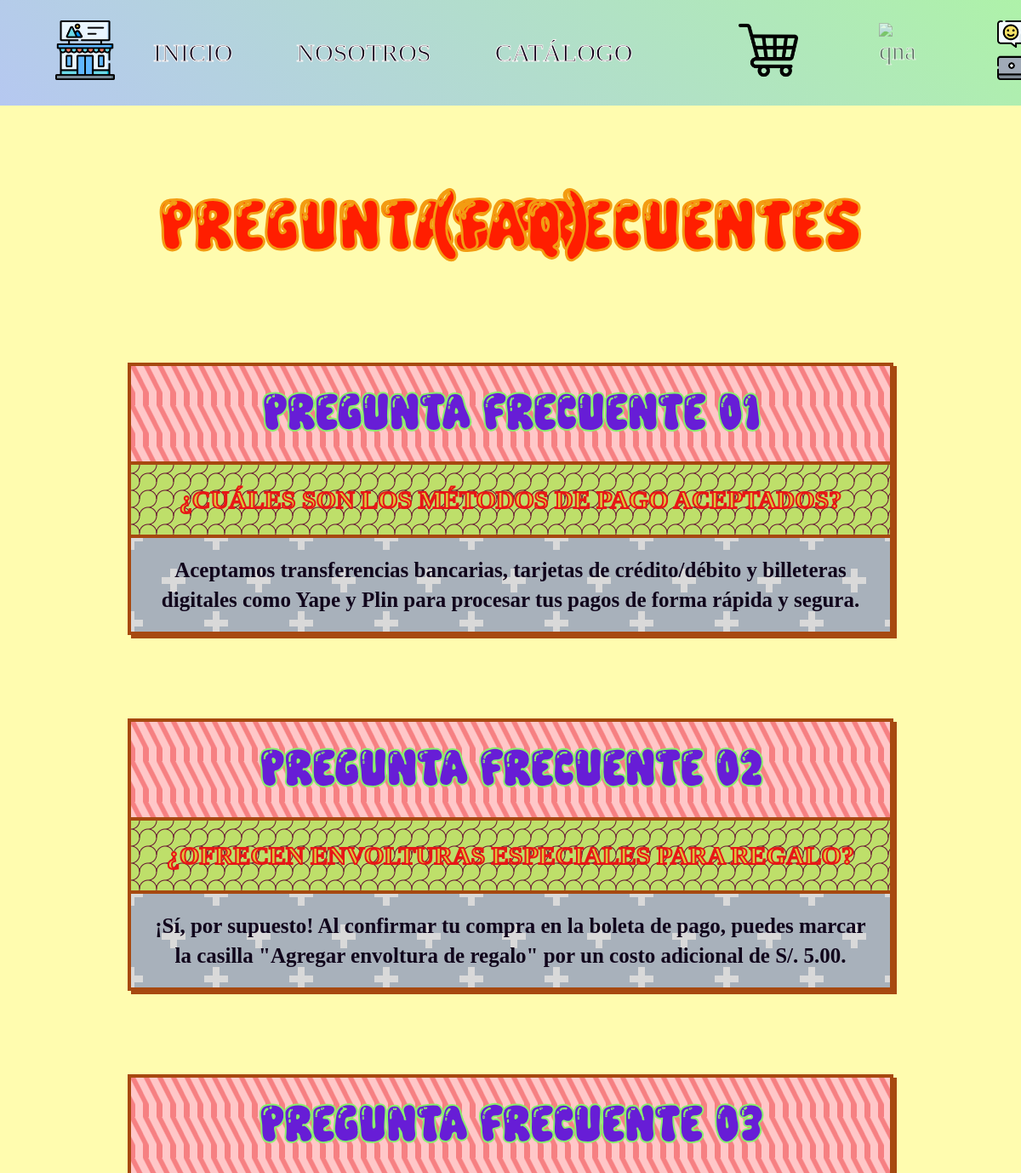
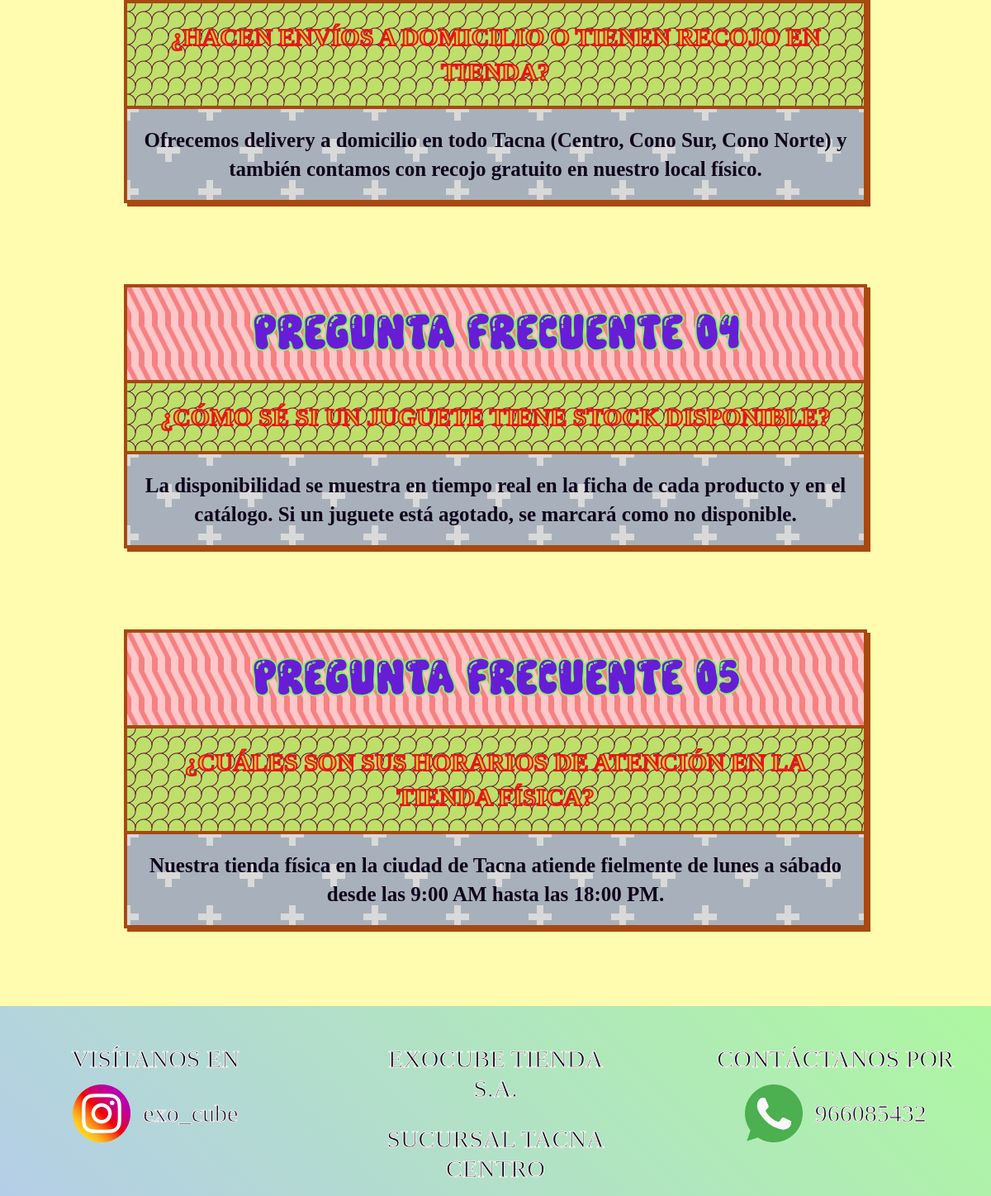
The app's page /preguntas_frecuentes.php with its own data (2 pictures, top to bottom).
### tables this page shows
CREATE TABLE `preguntas_frecuentes` (
  `id_faq` int(11) NOT NULL AUTO_INCREMENT,
  `pregunta` text NOT NULL,
  `respuesta` text NOT NULL,
  PRIMARY KEY (`id_faq`)
);

CREATE TABLE `enlaces_contacto` (
  `id_contacto` int(11) NOT NULL AUTO_INCREMENT,
  `plataforma` varchar(50) NOT NULL,
  `enlace` varchar(255) NOT NULL,
  `etiqueta` varchar(100) NOT NULL,
  `icono_url` varchar(100) NOT NULL,
  `activo` tinyint(1) NOT NULL DEFAULT 1,
  PRIMARY KEY (`id_contacto`)
);

CREATE TABLE `locales_tienda` (
  `id_local` int(11) NOT NULL AUTO_INCREMENT,
  `id_info` int(11) NOT NULL,
  `nombre_local` varchar(100) NOT NULL,
  `direccion` text NOT NULL,
  `google_maps_iframe` text DEFAULT NULL,
  `horario_atencion` varchar(100) NOT NULL,
  `activo` tinyint(1) NOT NULL DEFAULT 1,
  PRIMARY KEY (`id_local`),
  KEY `id_info` (`id_info`),
  CONSTRAINT `locales_tienda_ibfk_1` FOREIGN KEY (`id_info`) REFERENCES `informacion_tienda` (`id_info`) ON DELETE CASCADE
);

### preguntas_frecuentes.php (the view, shortened to what this page needs)
<?php
require_once 'conexion.php';
$preguntas_por_pagina = 5;
$pagina_actual = isset($_GET['p']) ? (int)$_GET['p'] : 1;
$offset = ($pagina_actual - 1) * $preguntas_por_pagina;
try {
    $stmt_select = $pdo->prepare("SELECT * FROM preguntas_frecuentes ORDER BY id_faq ASC LIMIT ? OFFSET ?");
    $stmt_select->bindValue(1, $preguntas_por_pagina, PDO::PARAM_INT);
    $stmt_select->bindValue(2, $offset, PDO::PARAM_INT);
    $stmt_select->execute();
    $preguntas = $stmt_select->fetchAll();
} catch (Exception $e) {
    die("Error al procesar las preguntas frecuentes.");
}
?>
<!DOCTYPE html>
<html lang="es-ES">
<head>
   <link href="estilos/preguntas_frecuentes.css" rel="stylesheet">
</head>
<body>
   <?php include 'header.php'; ?>
   <br><br><br><br><br><br><br><br><br><br>
   <div class="faq">
      <p>PREGUNTAS FRECUENTES (FAQ)</p>
   </div>
   <br><br>
   <?php
   if (!empty($preguntas)):
       $indice_global = $offset + 1;
       foreach ($preguntas as $faq):
           $id_clase = ($indice_global - 1) % 3;
           if ($id_clase == 0) $clase_tabla = "table01";
           elseif ($id_clase == 1) $clase_tabla = "table02";
           else $clase_tabla = "table03";
   ?>
           <table class="<?php echo $clase_tabla; ?>">
              <tr>
                <td class="cabecera01">
                  <h2>PREGUNTA FRECUENTE <?php echo str_pad($indice_global, 2, "0", STR_PAD_LEFT); ?></h2>
                </td>
              </tr>
              <tr>
                <td class="celda-pregunta">
                   <?php echo htmlspecialchars($faq['pregunta']); ?>
                </td>
              </tr>
              <tr>
                <td class="cuerpo01">
                  <?php echo nl2br(htmlspecialchars($faq['respuesta'])); ?>
                </td>
              </tr>
           </table>
           <br>
   <?php
           $indice_global++;
       endforeach;
   else:
       echo "<center><p style='font-family:Alfaqix; font-size:24px; color:#666;'>No hay preguntas disponibles por el momento.</p></center><br><br>";
   endif;
   ?>
   <br><br>
    <?php include 'footer.php'; ?>
</body>
</html>

### footer.php (shortened to what this page needs)
<?php
require_once 'conexion.php';
try {
    $stmt_foot_social = $pdo->query("SELECT * FROM enlaces_contacto WHERE plataforma IN ('Instagram', 'Facebook') AND activo = 1");
    $redes_sociales = $stmt_foot_social->fetchAll(PDO::FETCH_ASSOC);
    $stmt_foot_locales = $pdo->query("SELECT nombre_local FROM locales_tienda ORDER BY id_local ASC");
    $locales_tienda = $stmt_foot_locales->fetchAll(PDO::FETCH_ASSOC);
    $stmt_foot_wsp = $pdo->query("SELECT * FROM enlaces_contacto WHERE plataforma IN ('WhatsApp', 'Correo') AND activo = 1 ORDER BY id_contacto ASC");
    $telefonos_wsp = $stmt_foot_wsp->fetchAll(PDO::FETCH_ASSOC);
} catch (Exception $e) {
    $redes_sociales = [];
    $locales_tienda = [];
    $telefonos_wsp = [];
}
?>
<div class="footer" style="box-sizing: border-box;">
   <div class="f01">
      <p class="visita">VISÍTANOS EN</p>
      <a id="foot_social_link" href="<?php echo htmlspecialchars($redes_sociales[0]['enlace'] ?? '#'); ?>" target="_blank" style="text-decoration: none;">
         <div class="visita02" style="justify-content: center; margin: 0 auto;">
            <img id="foot_social_img" src="<?php echo htmlspecialchars($redes_sociales[0]['icono_url'] ?? 'img/social.png'); ?>" alt="Red Social" class="visita03">
            <p id="foot_social_txt" class="visita04"><?php echo htmlspecialchars($redes_sociales[0]['etiqueta'] ?? 'exo_cube'); ?></p>
         </div>
      </a>
   </div>
   <div class="f02">
      <p class="lugar">EXOCUBE TIENDA S.A.</p>
      <p id="foot_local_txt" class="lugar02">
         <?php echo htmlspecialchars($locales_tienda[0]['nombre_local'] ?? 'Ubicación del local'); ?>
      </p>
   </div>
   <div class="f03">
      <p class="contacto">CONTÁCTANOS POR</p>
      <a id="foot_wsp_link" href="<?php echo htmlspecialchars($telefonos_wsp[0]['enlace'] ?? '#'); ?>" target="_blank" style="text-decoration: none;">
         <div class="contacto02" style="justify-content: center; margin: 0 auto;">
            <img id="foot_wsp_img" src="<?php echo htmlspecialchars($telefonos_wsp[0]['icono_url'] ?? 'img/whatsapp.png'); ?>" alt="WhatsApp" class="contacto03">
            <p id="foot_wsp_txt" class="contacto04"><?php echo htmlspecialchars($telefonos_wsp[0]['etiqueta'] ?? '966085432'); ?></p>
         </div>
      </a>
   </div>
</div>

### estilos/preguntas_frecuentes.css (style rules this page uses)
body { background-color: #FFFCAF; }
body { margin: 0; padding: 0; width: 100%; }
.footer { display: flex; align-items: center stretch; gap: 65px; width: 100%; font-family: 'MochaChoco'; color: rgb(16, 4, 27); font-size: 30px; text-align: center; vertical-align: middle; font-weight: lighter; -webkit-text-stroke: 1px rgb(250, 246, 246); padding: 15px 15px; background: linear-gradient(45deg, #b7c0fe, #ACFF93, #b7c0fe); background-size: 300% 300%; animation: AnimationName 6s ease infinite; }
.f01,.f02,.f03 { width: 50%; height: 50%; margin: 0 auto; text-align: center; line-height: 0.05px; padding-top: 0.2px; padding-bottom: 0.2px; padding-left: 15px; padding-right: 15px; }
.visita02,.contacto02 { display: flex; align-items: center; gap: 15px; text-align: center; vertical-align: middle; margin: 0 55px; }
.visita03,.contacto03 { width: 70px; height: 70px; }
.faq { width: 80%; font-family: 'SuperBeatpop'; font-size: 85px; margin: 0 auto; text-align: center; color: #ff1e00 ; box-sizing: border-box; -webkit-text-stroke: 3px #f39c12; line-height: 0.05px; padding-top: 0.2px; padding-bottom: 0.2px; padding-left: 15px; padding-right: 15px; transition: transform 0.2s, box-shadow 0.2s; }
.table01,.table02,.table03 { width: 75%; margin: 40px auto; text-align: center; border: 4px solid rgb(167, 73, 16); border-collapse: collapse; background: linear-gradient(63deg, #FFC7C8 23%, transparent 23%) 7px 0, linear-gradient(63deg, transparent 74%, #FFC7C8 78%), linear-gradient(63deg, transparent 34%, #FFC7C8 38%, #FFC7C8 58%, transparent 62%), #f68082; background-size: 16px 48px; border-collapse: collapse; transition: transform 0.2s, box-shadow 0.2s; box-shadow: 4px 4px 0px rgb(167, 73, 16); animation: moverTextura 2s linear infinite; }
.table01 td,.table02 td,.table03 td { padding: 20px; }
.cabecera01 h2 { width: 100%; margin: 0; font-family: 'SuperBeatpop', sans-serif; font-size: 60px; line-height: 1.2; color: #671dd6; -webkit-text-stroke: 2px rgb(137, 240, 108); }
.cuerpo01 { font-size: 25px; line-height: 1.4; border: 4px solid rgb(167, 73, 16); font-family: 'Alfaqix'; font-weight: bold; color: rgb(16, 4, 27); background: radial-gradient(circle, transparent 20%, #A8B1BB 20%, #A8B1BB 80%, transparent 80%, transparent), radial-gradient(circle, transparent 20%, #A8B1BB 20%, #A8B1BB 80%, transparent 80%, transparent) 50px 50px, linear-gradient(#D9D9D9 8px, transparent 8px) 0 -4px, linear-gradient(90deg, #D9D9D9 8px, transparent 8px) -4px 0; background-color: #A8B1BB; background-size: 100px 100px, 100px 100px, 50px 50px, 50px 50px; animation: diagonalLluvia 6s linear infinite; }
.celda-pregunta { font-family: 'GroovyClouds'; font-size: 28px; text-align: center; color: #333333; border-top: 4px solid rgb(167, 73, 16) !important; border-bottom: 4px solid rgb(167, 73, 16) !important; line-height: 1.3; font-size: 30px; line-height: 1.4; -webkit-text-stroke: 1px rgb(253, 255, 252); -webkit-text-stroke: 2px rgb(231, 22, 22); font-weight: bold; color: rgb(16, 4, 27); color: #ddc43c; background: radial-gradient(circle at 0% 50%, rgba(96, 16, 48, 0) 9px, #613 10px, rgba(96, 16, 48, 0) 11px) 0px 10px, radial-gradient(at 100% 100%, rgba(96, 16, 48, 0) 9px, #613 10px, rgba(96, 16, 48, 0) 11px), rgb(190, 223, 106); background-size: 20px 20px; animation: moverFondoDiagonal 1s linear infinite; }
.f01, .f02, .f03 { width: 40%; height: 30%; margin: 0 auto; text-align: center; line-height: 0.05px; padding-top: 0.2px; padding-bottom: 0.2px; padding-left: 15px; padding-right: 15px; }
.f02 .lugar02 { line-height: 1.2; margin-top: 25px; margin-bottom: 0; justify-content: center; }
.f02 .lugar,.f01 .visita,.f03 .contacto { margin-bottom: 0px; }
.f01,.f02,.f03 { width: 40%; height: 30%; margin: 0 auto; text-align: center; justify-content: center; line-height: 0.05px; padding-top: 0.2px; padding-bottom: 0.2px; padding-left: 15px; padding-right: 15px; line-height: 1.2; }
.f01 #foot_social_link { text-decoration: none; color: inherit; }
.f03 #foot_wsp_link { text-decoration: none; color: inherit; }

### records on screen
preguntas_frecuentes: indice_global "01", pregunta "¿CUÁLES SON LOS MÉTODOS DE PAGO ACEPTADOS?", respuesta "Aceptamos transferencias bancarias, tarjetas de crédito/débito y billeteras digitales como Yape y Plin para procesar tus pagos de forma rápida y segura."
preguntas_frecuentes: indice_global "02", pregunta "¿OFRECEN ENVOLTURAS ESPECIALES PARA REGALO?", respuesta "¡Sí, por supuesto! Al confirmar tu compra en la boleta de pago, puedes marcar la casilla \"Agregar envoltura de regalo\" por un costo adicional de S/. 5.00."
preguntas_frecuentes: indice_global "03", pregunta "¿HACEN ENVÍOS A DOMICILIO O TIENEN RECOJO EN TIENDA?", respuesta "Ofrecemos delivery a domicilio en todo Tacna (Centro, Cono Sur, Cono Norte) y también contamos con recojo gratuito en nuestro local físico."
preguntas_frecuentes: indice_global "04", pregunta "¿CÓMO SÉ SI UN JUGUETE TIENE STOCK DISPONIBLE?", respuesta "La disponibilidad se muestra en tiempo real en la ficha de cada producto y en el catálogo. Si un juguete está agotado, se marcará como no disponible."
preguntas_frecuentes: indice_global "05", pregunta "¿CUÁLES SON SUS HORARIOS DE ATENCIÓN EN LA TIENDA FÍSICA?", respuesta "Nuestra tienda física en la ciudad de Tacna atiende fielmente de lunes a sábado desde las 9:00 AM hasta las 18:00 PM."
enlaces_contacto: icono_url (picture), etiqueta "exo_cube"
locales_tienda: nombre_local "SUCURSAL TACNA CENTRO"
enlaces_contacto: icono_url (picture), etiqueta "966085432"
